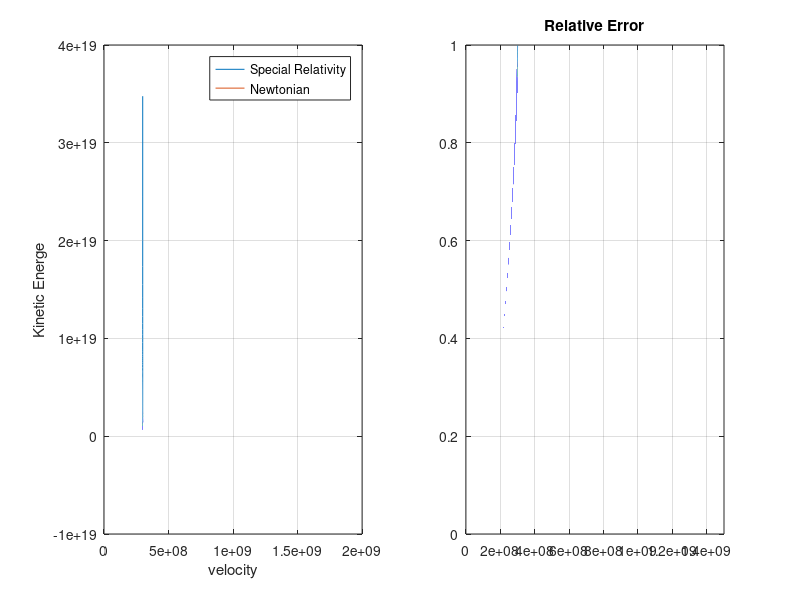

Write the MATLAB code that produced this figure.
% Ek as a function of v under special relativity
clear; range=input('range\=')*3*10^8; v=0:1000:range; c=3*10^8;
beta=v./c;
m=(1-beta.^2).^(-1/2);
Ek=m.*(c^2)-c^2;
subplot(1,2,1);plot(v,Ek);grid on;hold on;
xlabel('velocity');ylabel('Kinetic Energe');
Ek0=1/2*v.^2;
plot(v,Ek0);grid on; hold on;
legend('Special Relativity','Newtonian');
delta=abs(Ek0-Ek)./Ek;
subplot(1,2,2); plot(v,delta);grid on; hold on;
axis([0,range,0,1]); title('Relative Error');